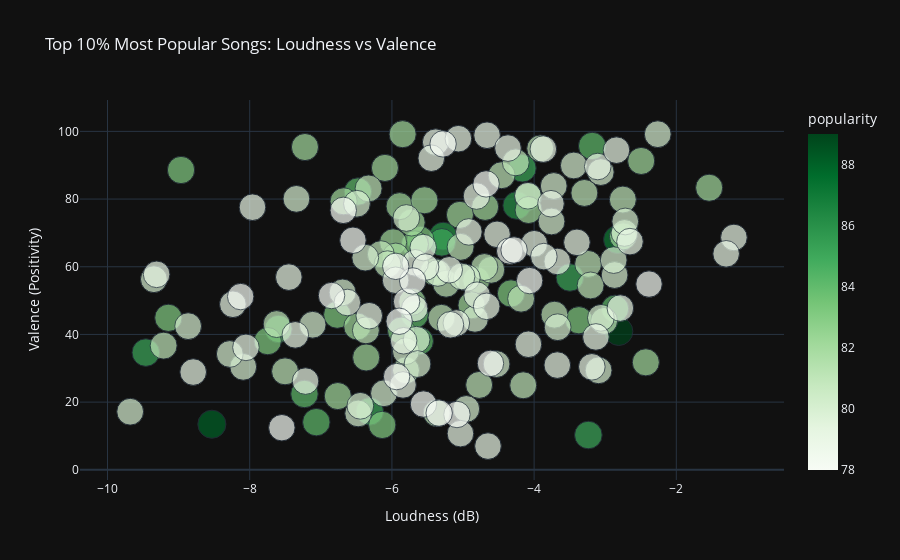

Notebook code cell kept with this figure:
### Code cell
# Ensure that 'artist' and 'song' are strings before concatenation
top_songs_df['hover_text'] = top_songs_df['artist'].astype(str) + ' - ' + top_songs_df['song'].astype(str)

# Plot for Top 10% songs
fig_top = px.scatter(top_songs_df, x='loudness', y='valence', 
                     color='popularity', 
                     title="Top 10% Most Popular Songs: Loudness vs Valence",
                     labels={'loudness': 'Loudness (dB)', 'valence': 'Valence (Positivity)'},
                     hover_name='hover_text',  # Use the new hover text
                     size='popularity',
                     color_continuous_scale=px.colors.sequential.Greens,
                     template='plotly_dark')

# Show plot
fig_top.show()

### Figure 1 — Plotly figure (JSON) as saved in the notebook; plotly's stock layout.template omitted (floating-point values rounded to 4 significant figures; data arrays with more than 128 entries replaced by an {"elided": "..."} marker saying what was removed)
{"data": [{"hovertemplate": "<b>%{hovertext}</b><br><br>Loudness (dB)=%{x}<br>Valence (Positivity)=%{y}<br>popularity=%{marker.color}<extra></extra>", "hovertext": {"elided": "183 str values"}, "legendgroup": "", "marker": {"color": {"elided": "183 int values"}, "coloraxis": "coloraxis", "size": {"elided": "183 int values"}, "sizemode": "area", "sizeref": 0.2225, "symbol": "circle"}, "mode": "markers", "name": "", "orientation": "v", "showlegend": false, "type": "scatter", "x": {"elided": "183 float values"}, "xaxis": "x", "y": {"elided": "183 float values"}, "yaxis": "y"}], "layout": {"coloraxis": {"colorbar": {"title": {"text": "popularity"}}, "colorscale": [[0, "rgb(247,252,245)"], [0.125, "rgb(229,245,224)"], [0.25, "rgb(199,233,192)"], [0.375, "rgb(161,217,155)"], [0.5, "rgb(116,196,118)"], [0.625, "rgb(65,171,93)"], [0.75, "rgb(35,139,69)"], [0.875, "rgb(0,109,44)"], [1, "rgb(0,68,27)"]]}, "legend": {"itemsizing": "constant", "tracegroupgap": 0}, "title": {"text": "Top 10% Most Popular Songs: Loudness vs Valence"}, "xaxis": {"anchor": "y", "domain": [0, 1], "title": {"text": "Loudness (dB)"}}, "yaxis": {"anchor": "x", "domain": [0, 1], "title": {"text": "Valence (Positivity)"}}}}
